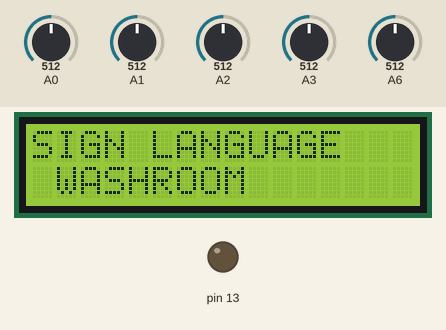
Recording of a sketch running on a simulated Arduino Nano, built with avr-gcc and run on an emulated ATmega328P. Shown: 16×2 character LCD, output pins drawn as LEDs (lit = HIGH). Inputs (shaded band) come from the test bench; at power-on: A0 = 512, A1 = 512, A2 = 512, A3 = 512, A6 = 512. The audio player accepts every command and is not drawn; what the sketch prints to the serial monitor is not drawn.

Above: at 1.7 s.
1.8 s: A0 set to 17
5.7 s: A0 set to 13
At 7.9 s:
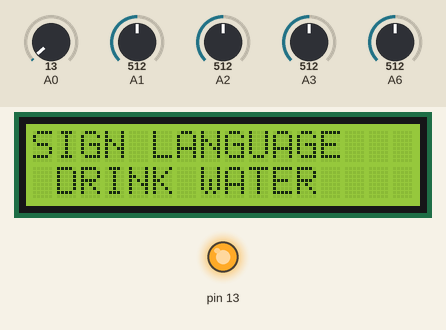
9.6 s: A1 set to 17
13.5 s: A1 set to 14
At 16.9 s:
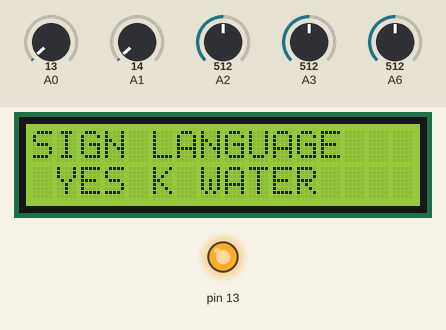
17.4 s: A2 set to 18
21.3 s: A2 set to 14
At 22.8 s:
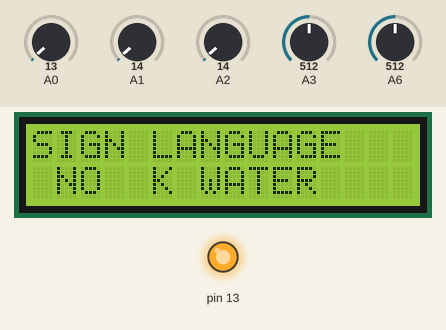
Timing chart, 0 to 24.3 s (numbered marks = the images above; inputs shaded):
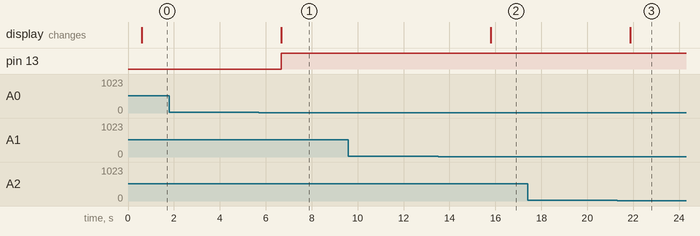

The sketch:

SignLanguage_Player.ino
```cpp
#include <Wire.h>
#include <LiquidCrystal_I2C.h>
#include <SoftwareSerial.h>
#include "DFRobotDFPlayerMini.h"

// Initialize LCD
LiquidCrystal_I2C lcd(0x27, 16, 2);

// Define pins for DFPlayer Mini
static const uint8_t PIN_MP3_TX = 2; // Connects to module's RX
static const uint8_t PIN_MP3_RX = 3; // Connects to module's TX

// Initialize DFPlayer Mini
SoftwareSerial softwareSerial(PIN_MP3_RX, PIN_MP3_TX);
DFRobotDFPlayerMini player;

void setup() {
  Serial.begin(9600);

  // Initialize LCD
  lcd.init();
  lcd.backlight();
  lcd.setCursor(0, 0);
  lcd.print("SIGN LANGUAGE");

  pinMode(13, OUTPUT);

  // Initialize DFPlayer Mini
  softwareSerial.begin(9600);
  if (player.begin(softwareSerial)) {
    Serial.println("DFPlayer Mini initialized.");
    player.volume(30);  // Set volume to 20 (out of 30)
  }
  else {
    Serial.println("Connecting to DFPlayer Mini failed!");
  }
}

void loop() {
  int s1 = analogRead(A0);
  int s2 = analogRead(A1);
  int s3 = analogRead(A2);
  int s4 = analogRead(A3);
  int s5 = analogRead(A6);

  if (s1 > 15) {
    digitalWrite(13, LOW);
    lcd.setCursor(0, 1);
    lcd.print(" WASHROOM ");
    player.play(2);
    delay(3000);

  } else if (s2 > 15) {
    digitalWrite(13, HIGH);
    lcd.setCursor(0, 1);
    lcd.print(" DRINK WATER ");
    player.play(4);
    delay(3000);

  } else if (s3 > 15) {
    digitalWrite(13, HIGH);
    lcd.setCursor(0, 1);
    lcd.print(" YES ");
    player.play(3);
    delay(3000);

  } else if (s4 > 15) {
    digitalWrite(13, HIGH);
    lcd.setCursor(0, 1);
    lcd.print(" NO ");
    player.play(1);
    delay(3000);

  } else if (s5 > 15) {
    digitalWrite(13, HIGH);
    lcd.setCursor(0, 1);
    lcd.print(" MEDICAL EMERGENCY ");
    player.play(9);
    delay(3000);
  }
}
```

Measured:
- the behaviour switches between 16 and 15 on A0 (found by bisection; images 0 and 1)
- the behaviour switches between 16 and 15 on A1 (found by bisection; images 1 and 2)
- the behaviour switches between 16 and 15 on A2 (found by bisection; images 2 and 3)
- after the input at 1.8 s, every drawn part: stays the same
- after the input at 5.7 s, pin 13: LOW → HIGH after 0.97 s; the display: changes after 0.98 s (image 1)
- after the input at 9.6 s, every drawn part: stays the same
- after the input at 13.5 s, the display: changes after 2.3 s (image 2)
- after the input at 17.4 s, every drawn part: stays the same
- after the input at 21.3 s, the display: changes after 0.58 s (image 3)
